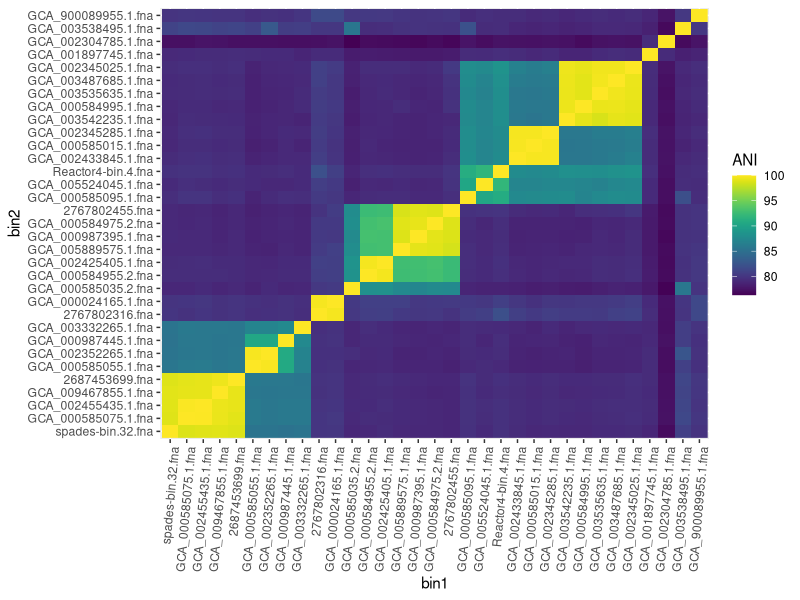
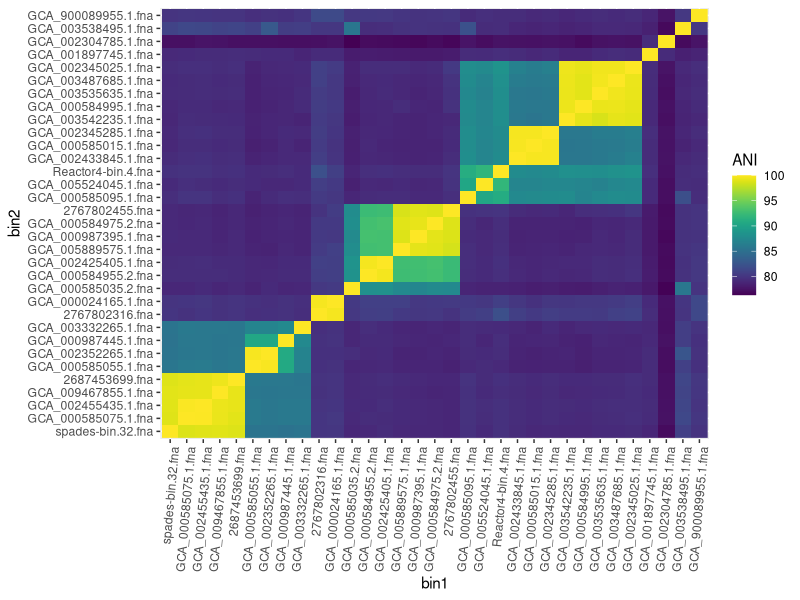

Recreate these plots in R, in order.
library(tidyverse)
library(reshape2)
library(viridis)

# input from fastani
ani <- read.table("results/ppk1_tree/accum-ani.txt") %>% select(V1, V2, V3)
colnames(ani) <- c("bin1", "bin2", "ANI")

# accumulibacter clade information
accum <- read.csv("metadata/accumulibacter-genomes-refs-information.csv", stringsAsFactors = FALSE)
# in order of ppk1 tree so coherent
clade_order <- c("spades-bin.32.fna",
                 "GCA_000585075.1.fna",
                 "GCA_002455435.1.fna",
                 "GCA_009467855.1.fna",
                 "2687453699.fna",
                 "GCA_000585055.1.fna",
                 "GCA_002352265.1.fna",
                 "GCA_000987445.1.fna",
                 "GCA_003332265.1.fna",
                 "2767802316.fna",
                 "GCA_000024165.1.fna",
                 "GCA_000585035.2.fna",
                 "GCA_000584955.2.fna",
                 "GCA_002425405.1.fna",
                 "GCA_005889575.1.fna",
                 "GCA_000987395.1.fna",
                 "GCA_000584975.2.fna",
                 "2767802455.fna",
                 "GCA_000585095.1.fna",
                 "GCA_005524045.1.fna",
                 "Reactor4-bin.4.fna",
                 "GCA_002433845.1.fna",
                 "GCA_000585015.1.fna",
                 "GCA_002345285.1.fna",
                 "GCA_003542235.1.fna",
                 "GCA_000584995.1.fna",
                 "GCA_003535635.1.fna",
                 "GCA_003487685.1.fna",
                 "GCA_002345025.1.fna",
                 "GCA_001897745.1.fna",
                 "GCA_002304785.1.fna",
                 "GCA_003538495.1.fna",
                 "GCA_900089955.1.fna")

# get rid of genome with no detectable ppk1 sequence and couldn't confirm the clade identity
keep <- ani %>% filter(bin1 != "GCA_009467885.1.fna" & bin2 != "GCA_009467885.1.fna")

keep$bin1 <- factor(keep$bin1, levels=c(clade_order))
keep$bin2 <- factor(keep$bin2, levels=c(clade_order))

ani_heatmap <- keep %>% ggplot(aes(x=bin1, y=bin2, fill=ANI)) + geom_raster() + scale_fill_viridis() + theme(axis.text.x= element_text(angle=85, hjust=1))
ani_heatmap
ggsave(filename="figures/accumulibacter-ani.png", plot=ani_heatmap, width=20, height=15, units=c('cm'))

